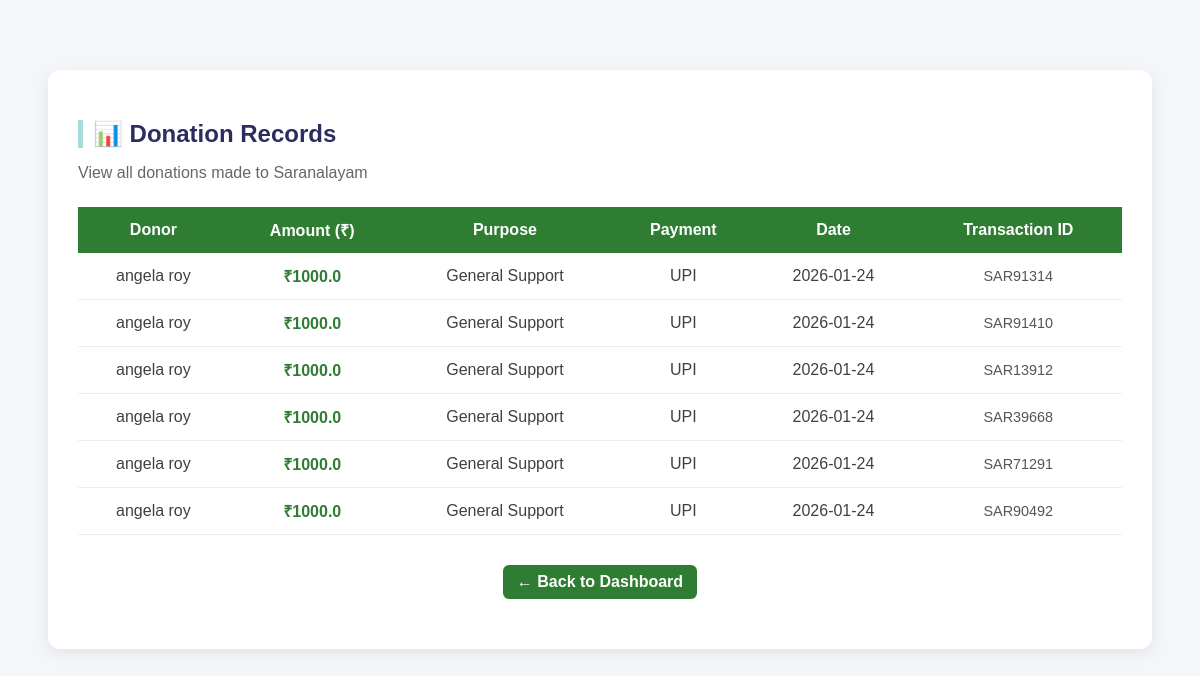
/admin/donations (signed in), run on an earlier commit of the app's database.
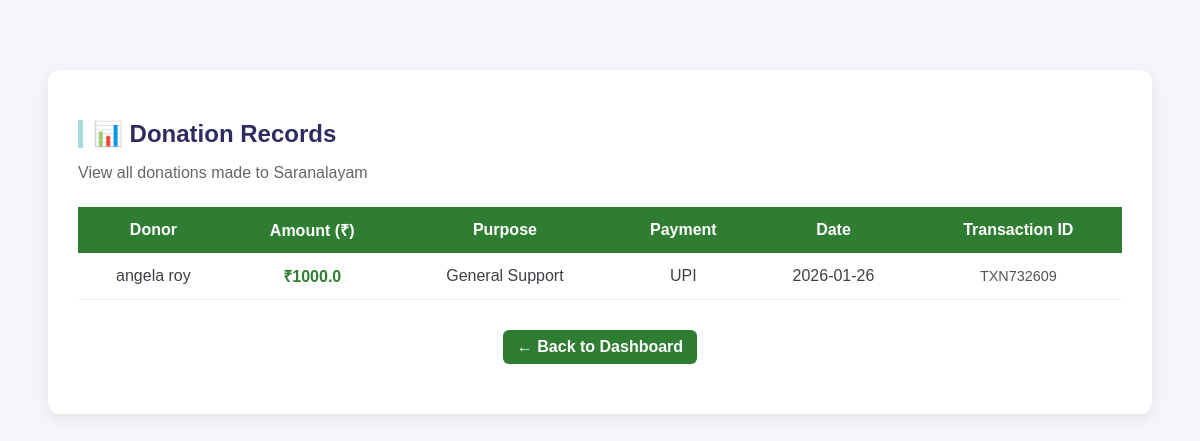
And on a later commit of the database.
### tables this page shows
CREATE TABLE donation_summary (
        id INTEGER PRIMARY KEY AUTOINCREMENT,
        user_email TEXT,
        donor_name TEXT,
        email TEXT,
        phone TEXT,
        country TEXT,
        amount REAL,
        purpose TEXT,
        payment_method TEXT,
        date TEXT,
        qr_id TEXT UNIQUE
    );

### app.py (the view)
@app.route('/admin/donations')
def admin_donations():
    if 'admin' not in session:
        return redirect('/login')
    db = get_db()
    cur = db.cursor()
    cur.execute("SELECT * FROM donation_summary ORDER BY date DESC")
    donations = cur.fetchall()
    db.close()
    return render_template('admin_donations.html', donations=donations)

### app.py (called while the page is built)
def get_db():
    conn = sqlite3.connect(DB)
    conn.row_factory = sqlite3.Row
    return conn

### templates/admin_donations.html (shortened to what this page needs)
<!DOCTYPE html>
<html lang="en">
<head>
    <link rel="stylesheet" href="{{ url_for('static', filename='style.css') }}">
</head>
<body class="admin-page">
<div class="admin-container">
    <div class="admin-header">
        <h2>📊 Donation Records</h2>
        <p>View all donations made to Saranalayam</p>
    </div>
    {% if donations %}
    <div class="table-wrapper">
        <table class="admin-table">
            <thead>
                <tr>
                    <th>Donor</th>
                    <th>Amount (₹)</th>
                    <th>Purpose</th>
                    <th>Payment</th>
                    <th>Date</th>
                    <th>Transaction ID</th>
                </tr>
            </thead>
            <tbody>
                {% for d in donations %}
                <tr>
                    <td>{{ d['donor_name'] }}</td>
                    <td class="amount">₹{{ d['amount'] }}</td>
                    <td>{{ d['purpose'] }}</td>
                    <td>{{ d['payment_method'] }}</td>
                    <td>{{ d['date'] }}</td>
                    <td class="txn-id">{{ d['qr_id'] }}</td>
                </tr>
                {% endfor %}
            </tbody>
        </table>
    </div>
    {% else %}
        <div class="no-data">
            <p>No donations recorded yet.</p>
        </div>
    {% endif %}
    <div class="admin-actions">
        <a href="/admin" class="back-btn">← Back to Dashboard</a>
    </div>
</div>
</body>
</html>

### static/style.css (style rules this page uses)
body { font-family: "Segoe UI", Arial, sans-serif; background: #F9FAF7; padding: 20px; margin: 0; color: #3F3F46; }
h2 { color: #2E2B5F; border-left: 5px solid #A7DADB; padding-left: 10px; }
a { display: inline-block; margin-top: 10px; color: #2E2B5F; text-decoration: none; font-weight: 600; }
.admin-page { background: #f4f6f9; font-family: Arial, sans-serif; }
.admin-container { width: 90%; max-width: 1100px; margin: 50px auto; background: #ffffff; padding: 30px; border-radius: 12px; box-shadow: 0 4px 15px rgba(0,0,0,0.08); }
.admin-header h2 { margin-bottom: 5px; }
.admin-header p { color: #666; margin-bottom: 25px; }
.table-wrapper { overflow-x: auto; }
.admin-table { width: 100%; border-collapse: collapse; }
.admin-table thead { background: #2e7d32; color: white; }
.admin-table th, .admin-table td { padding: 12px 10px; text-align: center; }
.admin-table tbody tr { border-bottom: 1px solid #eee; }
.amount { font-weight: bold; color: #2e7d32; }
.txn-id { font-size: 0.9rem; color: #555; }
.admin-actions { margin-top: 20px; text-align: right; }
.back-btn { padding: 8px 14px; background: #2e7d32; color: white; text-decoration: none; border-radius: 6px; transition: 0.3s; }
.admin-actions { display: flex; justify-content: center; gap: 10px; margin: 20px 0; }

What changed in the data, as far as the page shows it:
removed donation_summary: donor_name "angela roy", amount "1000.0", purpose "General Support", payment_method "UPI", date "2026-01-24", qr_id "SAR91410"
removed donation_summary: donor_name "angela roy", amount "1000.0", purpose "General Support", payment_method "UPI", date "2026-01-24", qr_id "SAR13912"
removed donation_summary: donor_name "angela roy", amount "1000.0", purpose "General Support", payment_method "UPI", date "2026-01-24", qr_id "SAR39668"
removed donation_summary: donor_name "angela roy", amount "1000.0", purpose "General Support", payment_method "UPI", date "2026-01-24", qr_id "SAR71291"
removed donation_summary: donor_name "angela roy", amount "1000.0", purpose "General Support", payment_method "UPI", date "2026-01-24", qr_id "SAR90492"
changed donation_summary "angela roy": date "2026-01-24" → "2026-01-26"; qr_id "SAR91314" → "TXN732609"
